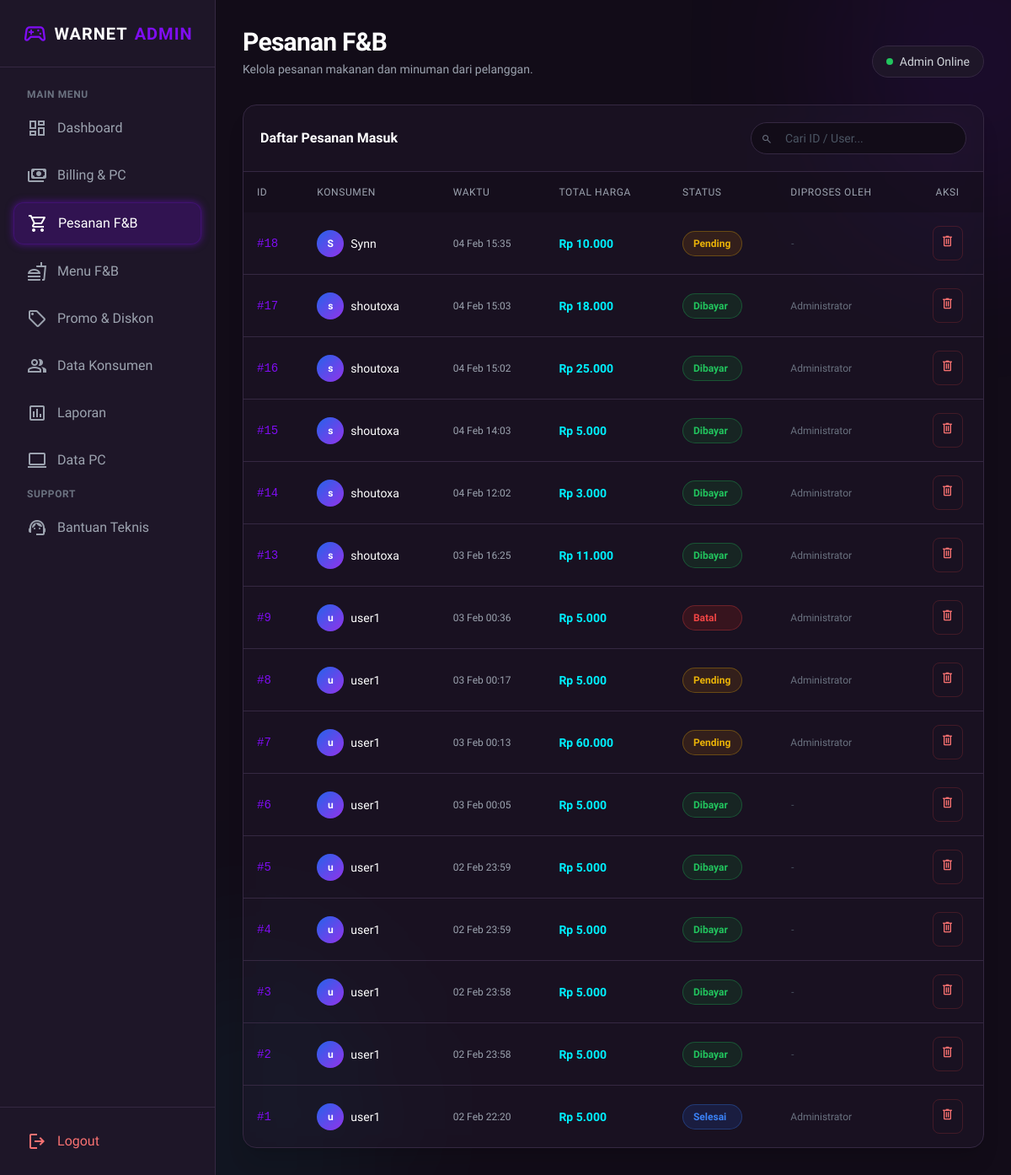
The app's page /pages/admin/pesanan.php (signed in) with its own data.
### tables this page shows
CREATE TABLE `pesanan` (
  `id_pesanan` int(11) NOT NULL,
  `waktu_pesanan` datetime DEFAULT NULL,
  `status_pesanan` enum('pending','dibayar','selesai','batal') DEFAULT NULL,
  `total_pesanan` decimal(12,2) DEFAULT NULL,
  `id_konsumen` int(11) DEFAULT NULL,
  `id_keranjang` int(11) DEFAULT NULL,
  `id_admin` int(11) DEFAULT NULL,
  `id_promo` int(11) DEFAULT NULL
);

CREATE TABLE `konsumen` (
  `id_konsumen` int(11) NOT NULL,
  `username` varchar(50) DEFAULT NULL,
  `password` varchar(255) DEFAULT NULL,
  `email` varchar(100) DEFAULT NULL,
  `saldo` decimal(12,2) DEFAULT NULL
);

### pages/admin/pesanan.php (the view, shortened to what this page needs)
<?php
require_once '../../includes/config.php';
$query_pesanan = "
    SELECT p.*, k.username, a.nama_admin
    FROM pesanan p
    LEFT JOIN konsumen k ON p.id_konsumen = k.id_konsumen
    LEFT JOIN admin a ON p.id_admin = a.id_admin
    ORDER BY p.waktu_pesanan DESC
";
$pesanan_list = $conn->query($query_pesanan);
?>
<!DOCTYPE html>
<html lang="id" class="dark">
<head>
    <script src="https://cdn.tailwindcss.com"></script>
</head>
<body class="bg-dark-bg text-gray-200 font-sans antialiased h-screen flex overflow-hidden">
    <?php include '../../includes/sidebar_admin.php'; ?>
    <main class="flex-1 flex flex-col h-screen overflow-hidden relative md:ml-64">
        <div class="absolute top-0 left-0 w-full h-full overflow-hidden pointer-events-none z-0">
            <div class="absolute top-[-10%] right-[-10%] w-[30%] h-[30%] bg-primary/10 rounded-full blur-[100px]"></div>
            <div class="absolute bottom-[-10%] left-[-10%] w-[30%] h-[30%] bg-neon-cyan/5 rounded-full blur-[100px]"></div>
        </div>
        <div class="flex-1 overflow-y-auto p-6 md:p-8 z-10 scroll-smooth">
            <div class="flex justify-between items-end mb-8">
                <div>
                    <h2 class="text-3xl font-bold text-white tracking-tight">Pesanan F&B</h2>
                    <p class="text-gray-400 mt-1 text-sm">Kelola pesanan makanan dan minuman dari pelanggan.</p>
                </div>
                <div class="hidden md:block">
                    <div class="px-4 py-2 bg-dark-surface rounded-full border border-dark-border flex items-center gap-2 text-sm text-gray-300">
                        <span class="w-2 h-2 rounded-full bg-green-500 animate-pulse"></span>
                        Admin Online
                    </div>
                </div>
            </div>
            <div class="bg-dark-surface/60 backdrop-blur-xl border border-dark-border rounded-2xl overflow-hidden shadow-xl">
                <div class="p-5 border-b border-dark-border flex justify-between items-center">
                    <h3 class="font-semibold text-white">Daftar Pesanan Masuk</h3>
                    <div class="relative hidden sm:block">
                        <span class="material-symbols-outlined absolute left-3 top-2.5 text-gray-500 text-sm">search</span>
                        <input type="text" placeholder="Cari ID / User..." class="bg-dark-bg border border-dark-border text-white text-sm rounded-full pl-10 pr-4 py-2 focus:ring-1 focus:ring-primary outline-none placeholder-gray-600 transition-all w-64">
                    </div>
                </div>
                <div class="overflow-x-auto">
                    <table class="w-full text-left border-collapse">
                        <thead class="bg-dark-bg/50 text-gray-400 text-xs uppercase tracking-wider">
                            <tr>
                                <th class="p-4 font-medium">ID</th>
                                <th class="p-4 font-medium">Konsumen</th>
                                <th class="p-4 font-medium">Waktu</th>
                                <th class="p-4 font-medium">Total Harga</th>
                                <th class="p-4 font-medium">Status</th>
                                <th class="p-4 font-medium">Diproses Oleh</th>
                                <th class="p-4 font-medium text-center">Aksi</th>
                            </tr>
                        </thead>
                        <tbody class="divide-y divide-dark-border text-sm text-gray-300">
                            <?php if ($pesanan_list->num_rows > 0): ?>
                                <?php while ($p = $pesanan_list->fetch_assoc()): ?>
                                    <tr class="hover:bg-primary/5 transition-colors group">
                                        <td class="p-4 font-mono text-primary">#<?= $p['id_pesanan']; ?></td>
                                        <td class="p-4 font-medium text-white">
                                            <div class="flex items-center gap-2">
                                                <div class="w-8 h-8 rounded-full bg-gradient-to-br from-blue-600 to-purple-600 flex items-center justify-center text-xs font-bold">
                                                    <?= substr($p['username'], 0, 1); ?>
                                                </div>
                                                <?= $p['username']; ?>
                                            </div>
                                        </td>
                                        <td class="p-4 text-gray-400 text-xs">
                                            <?= date('d M H:i', strtotime($p['waktu_pesanan'])); ?>
                                        </td>
                                        <td class="p-4 font-bold text-neon-cyan">
                                            Rp <?= number_format($p['total_pesanan'], 0, ',', '.'); ?>
                                        </td>
                                        <td class="p-4">
                                            <form method="POST" class="inline-block">
                                                <?php
                                                $status_db = strtolower($p['status_pesanan']);
                                                $bg_color = 'bg-dark-bg';
                                                if ($status_db == 'pending') $bg_color = 'bg-yellow-900/30 text-yellow-500 border-yellow-500/30';
                                                if ($status_db == 'dibayar') $bg_color = 'bg-green-900/30 text-green-500 border-green-500/30';
                                                if ($status_db == 'selesai') $bg_color = 'bg-blue-900/30 text-blue-500 border-blue-500/30';
                                                if ($status_db == 'batal') $bg_color = 'bg-red-900/30 text-red-500 border-red-500/30';
                                                ?>
                                                <select name="status_pesanan" onchange="this.form.submit()"
                                                    class="appearance-none cursor-pointer text-xs font-bold px-3 py-1.5 rounded-full border <?= $bg_color; ?> outline-none focus:ring-1 focus:ring-primary transition-all">
                                                    <option class="bg-dark-bg text-gray-300" value="pending" <?= $status_db == 'pending' ? 'selected' : ''; ?>>Pending</option>
                                                    <option class="bg-dark-bg text-gray-300" value="dibayar" <?= $status_db == 'dibayar' ? 'selected' : ''; ?>>Dibayar</option>
                                                    <option class="bg-dark-bg text-gray-300" value="selesai" <?= $status_db == 'selesai' ? 'selected' : ''; ?>>Selesai</option>
                                                    <option class="bg-dark-bg text-gray-300" value="batal" <?= $status_db == 'batal' ? 'selected' : ''; ?>>Batal</option>
                                                </select>
                                            </form>
                                        </td>
                                        <td class="p-4 text-xs text-gray-500">
                                            <?= $p['nama_admin'] ? $p['nama_admin'] : '<span class="italic text-gray-600">-</span>'; ?>
                                        </td>
                                        <td class="p-4 text-center">
                                            <form method="POST" id="delete-order-<?= $p['id_pesanan']; ?>">
                                                <button type="button" onclick="confirmDelete(<?= $p['id_pesanan']; ?>)" class="p-2 rounded-lg text-red-400 hover:bg-red-500 hover:text-white transition-all border border-red-500/20" title="Hapus Pesanan">
                                                    <span class="material-symbols-outlined text-[18px]">delete</span>
                                                </button>
                                            </form>
                                        </td>
                                    </tr>
                                <?php endwhile; ?>
                            <?php endif; ?>
                        </tbody>
                    </table>
                </div>
            </div>
        </div>
    </main>
</body>
</html>

### includes/sidebar_admin.php (style rules this page uses)
main { animation: pageEnter 0.5s cubic-bezier(0.2, 0.8, 0.2, 1) forwards; }

### records on screen
pesanan: id_pesanan "18", id_konsumen.username "S", id_konsumen.username "Synn", waktu_pesanan "04 Feb 15:35", total_pesanan "10.000", status_pesanan "Pending"
pesanan: id_pesanan "17", id_konsumen.username "s", id_konsumen.username "shoutoxa", waktu_pesanan "04 Feb 15:03", total_pesanan "18.000", status_pesanan "Dibayar", id_admin.nama_admin "Administrator"
pesanan: id_pesanan "16", id_konsumen.username "s", id_konsumen.username "shoutoxa", waktu_pesanan "04 Feb 15:02", total_pesanan "25.000", status_pesanan "Dibayar", id_admin.nama_admin "Administrator"
pesanan: id_pesanan "15", id_konsumen.username "s", id_konsumen.username "shoutoxa", waktu_pesanan "04 Feb 14:03", total_pesanan "5.000", status_pesanan "Dibayar", id_admin.nama_admin "Administrator"
pesanan: id_pesanan "14", id_konsumen.username "s", id_konsumen.username "shoutoxa", waktu_pesanan "04 Feb 12:02", total_pesanan "3.000", status_pesanan "Dibayar", id_admin.nama_admin "Administrator"
pesanan: id_pesanan "13", id_konsumen.username "s", id_konsumen.username "shoutoxa", waktu_pesanan "03 Feb 16:25", total_pesanan "11.000", status_pesanan "Dibayar", id_admin.nama_admin "Administrator"
pesanan: id_pesanan "9", id_konsumen.username "u", id_konsumen.username "user1", waktu_pesanan "03 Feb 00:36", total_pesanan "5.000", status_pesanan "Batal", id_admin.nama_admin "Administrator"
pesanan: id_pesanan "8", id_konsumen.username "u", id_konsumen.username "user1", waktu_pesanan "03 Feb 00:17", total_pesanan "5.000", status_pesanan "Pending", id_admin.nama_admin "Administrator"
pesanan: id_pesanan "7", id_konsumen.username "u", id_konsumen.username "user1", waktu_pesanan "03 Feb 00:13", total_pesanan "60.000", status_pesanan "Pending", id_admin.nama_admin "Administrator"
pesanan: id_pesanan "6", id_konsumen.username "u", id_konsumen.username "user1", waktu_pesanan "03 Feb 00:05", total_pesanan "5.000", status_pesanan "Dibayar"
pesanan: id_pesanan "5", id_konsumen.username "u", id_konsumen.username "user1", waktu_pesanan "02 Feb 23:59", total_pesanan "5.000", status_pesanan "Dibayar"
pesanan: id_pesanan "4", id_konsumen.username "u", id_konsumen.username "user1", waktu_pesanan "02 Feb 23:59", total_pesanan "5.000", status_pesanan "Dibayar"
pesanan: id_pesanan "3", id_konsumen.username "u", id_konsumen.username "user1", waktu_pesanan "02 Feb 23:58", total_pesanan "5.000", status_pesanan "Dibayar"
pesanan: id_pesanan "2", id_konsumen.username "u", id_konsumen.username "user1", waktu_pesanan "02 Feb 23:58", total_pesanan "5.000", status_pesanan "Dibayar"
pesanan: id_pesanan "1", id_konsumen.username "u", id_konsumen.username "user1", waktu_pesanan "02 Feb 22:20", total_pesanan "5.000", status_pesanan "Selesai", id_admin.nama_admin "Administrator"
